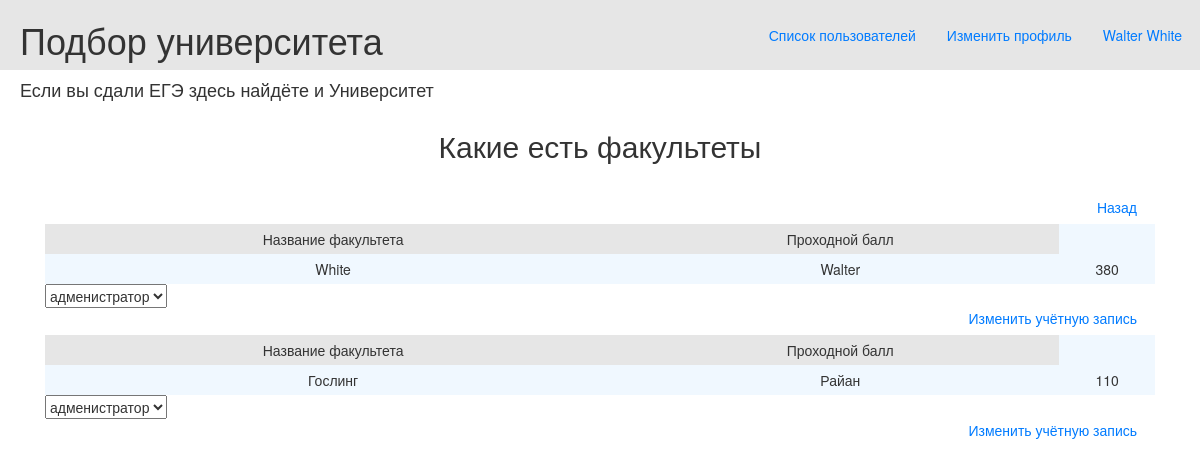
/users_list (signed in), run on the app's committed database.
### data/users.py (models this page shows, shortened)
class User(SqlAlchemyBase, UserMixin, SerializerMixin):
    __tablename__ = 'users'
    id = sqlalchemy.Column(sqlalchemy.Integer,
                           primary_key=True, autoincrement=True)
    surname = sqlalchemy.Column(sqlalchemy.String, nullable=True)
    name = sqlalchemy.Column(sqlalchemy.String, nullable=True)
    email = sqlalchemy.Column(sqlalchemy.String,
                              index=True, unique=True, nullable=True)
    password = sqlalchemy.Column(sqlalchemy.String, nullable=True)
    modified_date = sqlalchemy.Column(sqlalchemy.DateTime,
                                      default=datetime.datetime.now)
    address = sqlalchemy.Column(sqlalchemy.String, nullable=True)
    min_ege_score = sqlalchemy.Column(sqlalchemy.Integer, nullable=True)
    type = sqlalchemy.Column(sqlalchemy.Integer, nullable=True)

### main.py (the view)
@app.route('/users_list', methods=['GET', 'POST'])
@login_required
def users_list():
    users = db_sess.query(User).all()
    type = db_sess.query(Type).all()
    return render_template('users.html', title='Журнал факультетов', users=users, type=type)

### data/db_session.py (called while the page is built)
def create_session() -> Session:
    global __factory
    return __factory()

### main.py (called while the page is built)
@login_manager.user_loader
def load_user(user_id: int):
    db_sess = db_session.create_session()
    return db_sess.query(User).get(user_id)

### templates/users.html
{% extends 'base.html' %}
{% block content %}
    <h2 align="center">Какие есть факультеты</h2>
    <a class="btn btn-outline-primary" href="http://localhost:5000/">Назад</a>
    {% for user in users %}
        <table class="tbl">
            <tr class="mn">
                <td>Название факультета</td>
                <td>Проходной балл</td>
            </tr>
            <tr>
                <td>{{ user.name }}</td>
                <td>{{ user.surname }}</td>
                <td>{{ user.min_ege_score }}</td>
            </tr>
        </table>
    <select>
        {% for typ in type %}
        <option>{{typ.type}}</option>
        {% endfor %}
    </select>
    <a class="btn btn-outline-primary" href="http://localhost:5000/user/{{ user.id }}">Изменить учётную запись</a>
    {% endfor %}
{% endblock %}

### templates/base.html (shortened to what this page needs)
<!doctype html>
<html lang="en">
<head>
    <link rel="stylesheet"
          href="https://stackpath.bootstrapcdn.com/bootstrap/4.4.1/css/bootstrap.min.css"
>
    <link rel="stylesheet" type="text/css" href="/static/css/style.css">
    <link rel="stylesheet"
        type="text/css"
        href="https://maxcdn.bootstrapcdn.com/bootstrap/3.3.5/css/bootstrap-theme.min.css">
    <link rel="stylesheet"
        type="text/css"
        href="https://maxcdn.bootstrapcdn.com/bootstrap/3.3.5/css/bootstrap.min.css">
</head>
<body>
<div class="first_line">
    <h1 class="first_line_content">Подбор университета</h1>
    {% if current_user.is_authenticated %}
        <a class="btn btn-outline-primary" href="http://localhost:5000/logout">{{ current_user.surname }} {{ current_user.name }}</a>
        <a class="btn btn-outline-primary" href="http://localhost:5000/user/{{ current_user.id }}">Изменить профиль</a>
    {% else %}
        <a class="btn btn-outline-primary" href="http://localhost:5000/register">Зарегестрироваться</a>
        <a class="btn btn-outline-primary" href="http://localhost:5000/login">Войти</a>
    {% endif %}
    {% if current_user.type == 1 %}
    <a class="btn btn-outline-primary" href="http://localhost:5000/users_list">Список пользователей</a>
    {% endif %}
</div>
<h4>Если вы сдали ЕГЭ здесь найдёте и Университет</h4>
<main role="main" class="container">
    {% block content %}{% endblock %}
</main>
</body>
</html>

### static/css/style.css (style rules this page uses)
h4 { padding-left: 20px; color: #e6e6e6; }
tr.mn { text-align: center; background-color: #e6e6e6; }
.tbl { width: 100%; text-align: center; background-color: aliceblue; line-height: 30px; }
.first_line { padding-left: 20px; background-color: #e6e6e6 }
a { display: inline-block; float: right; margin-right: 5px; margin-top: 1.25em; }
.first_line_content { display: inline-block; }

### data on the page
User: surname "Walter", name "White", min_ege_score "380"
User: name "Гослинг", surname "Райан", min_ege_score "110"

### other printed values
form field value "адменистратор"
